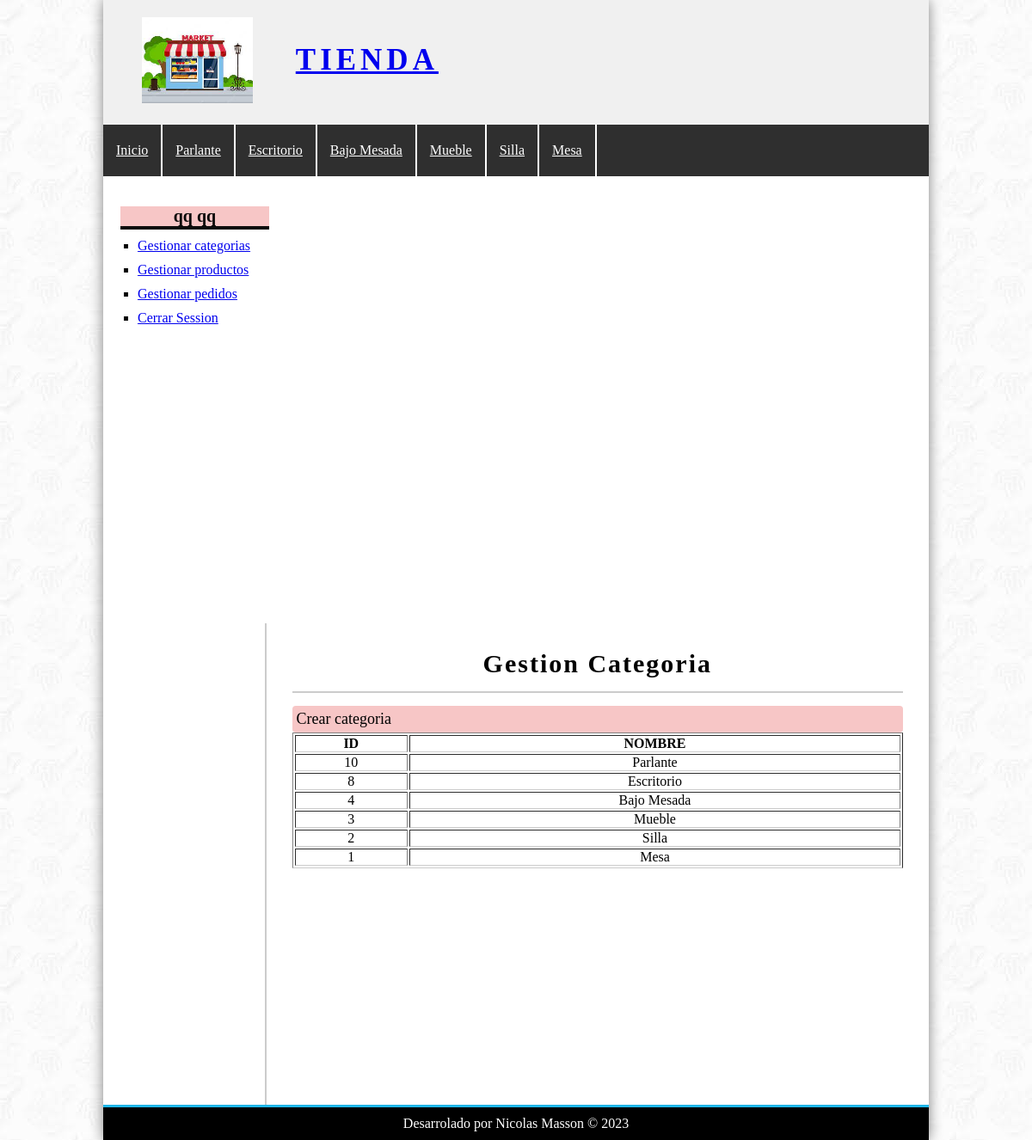
Page /?controller=categoria&accion=index (signed in) on the committed database.
### tables this page shows
CREATE TABLE `categorias` (
  `id_Categoria` int(11) NOT NULL,
  `nombre` varchar(100) NOT NULL
);

### config/bd.php (called while the page is built)
<?php
class Database{
    public static function conectar(){
        $bd=new mysqli('localhost','root','','tienda');
        $bd->query("SET NAMES 'utf8'");
        return $bd;
    }
}
?>

### helper/utilidades.php (called while the page is built, shortened)
<?php
class utilidades
{
	public static function mostrarCategorias()
	{
		require_once 'models/categoria.php';
		$categoria = new Categoria();
		$categorias = $categoria->getCategorias();
		return $categorias;
	}
}

### models/categoria.php (called while the page is built, shortened)
<?php
require_once 'config/bd.php';
class Categoria
{
	private $bd;
    public function __construct()
	{
		$this->bd = Database::conectar();
	}
public function getCategorias(){
    $getCategorias=$this->bd->query("SELECT * FROM categorias ORDER BY id_Categoria desc");
    return $getCategorias;
}
}
?>

### controllers/CategoriaController.php (called while the page is built, shortened)
<?php
require_once 'models/categoria.php';
require_once 'helper/utilidades.php';
class categoriaController
{
    public function index()
    {
        $categoria = new Categoria();
        $categorias = $categoria->getCategorias();
        require_once 'views/categoria/index.php';
    }
}
?>

### views/categoria/index.php (the view)
<h1>Gestion Categoria</h1>
<a href="<?=base_url?>?controller=categoria&accion=crear" class="button button-small">
	Crear categoria
</a>
<table border="1">
    <tr>
        <th>ID</th>
        <th>NOMBRE</th>
    </tr>
    <?php while ($cate = $categorias->fetch_object()): ?>
        <tr>
            <td>
                <?php echo $cate->id_Categoria; ?>
            </td>
            <td>
                <?php echo $cate->nombre; ?>
            </td>
        </tr>
    <?php endwhile; ?>
</table>

### views/layout/header.php (shortened to what this page needs)
<!DOCTYPE HTML>
<html lang="es">
<head>
    <link rel="stylesheet" href="<?= base_url ?>css/styles.css" />
</head>
<body>
    <div id="contenedor">
        <header id="header">
            <div id="imagen">
                <img src="<?= base_url ?>img/tienda.jpg" alt="Imagen Tienda">
                <a href="index.php">Tienda</a>
            </div>
        </header>
        <?php
        require_once 'helper/utilidades.php';
        $categorias = utilidades::mostrarCategorias(); ?>
        <nav id="menu">
            <ul>
                <li>
                    <a href="<?= base_url ?>index.php">Inicio</a>
                </li>
                <?php while ($cate = $categorias->fetch_object()): ?>
                    <li>
                        <a href="<?= base_url ?>?controller=categoria&accion=ver&id=<?=$cate->id_Categoria?>"><?= $cate->nombre ?></a>
                    </li>
                <?php endwhile; ?>
            </ul>
        </nav>

### css/styles.css (style rules this page uses)
* { padding: 0px; margin: 0px; }
body { background: url(../img/Fondo.jpg); }
#header { height: 145px; background-color: #F0F0F0; }
#contenedor { width: 80%; margin: 0px auto; box-shadow: 0px 0px 15px gray; background-color: white; }
#imagen { padding: 20px; margin-left: 25px; float: left; }
#imagen img { float: left; height: 100px; }
#imagen a { float: left; font-size: 35px; letter-spacing: 5px; text-transform: uppercase; font-weight: bold; margin-top: 30px; margin-left: 50px; }
#menu { clear: both; background: #2f2f2f; color: gray; height: 60px; }
#menu a { display: block; color: white; padding-left: 15px; padding-right: 15px; }
#menu ul { list-style: none; text-decoration: none; margin: 0px auto; }
#menu ul li { line-height: 60px; float: left; border-right: 2px solid #fefefe; }
input[type="button"], input[type="submit"], button, .button { display: block; margin-top: 10px; border-radius: 4px; width: auto; padding: 5px; color: white; background: rgb(83, 83, 241); }
.button { background: #f7c6c6; font-size: 18px; color: black; text-decoration: none; }
#central h1 { font-size: 30px; font-weight: bold; letter-spacing: 2px; text-align: center; border-bottom: 2px solid #ccc; margin-bottom: 15px; padding-bottom: 15px; }
table { text-align: center; width: 100%; border-bottom: 1px solid #ccc; }

### rows in the picture
categorias: nombre "Parlante", id_Categoria "10"
categorias: nombre "Escritorio", id_Categoria "8"
categorias: nombre "Bajo Mesada", id_Categoria "4"
categorias: nombre "Mueble", id_Categoria "3"
categorias: nombre "Silla", id_Categoria "2"
categorias: nombre "Mesa", id_Categoria "1"

### other values in the picture
$_SESSION['identificacion']->nombre "qq"
$_SESSION['identificacion']->apellido "qq"
